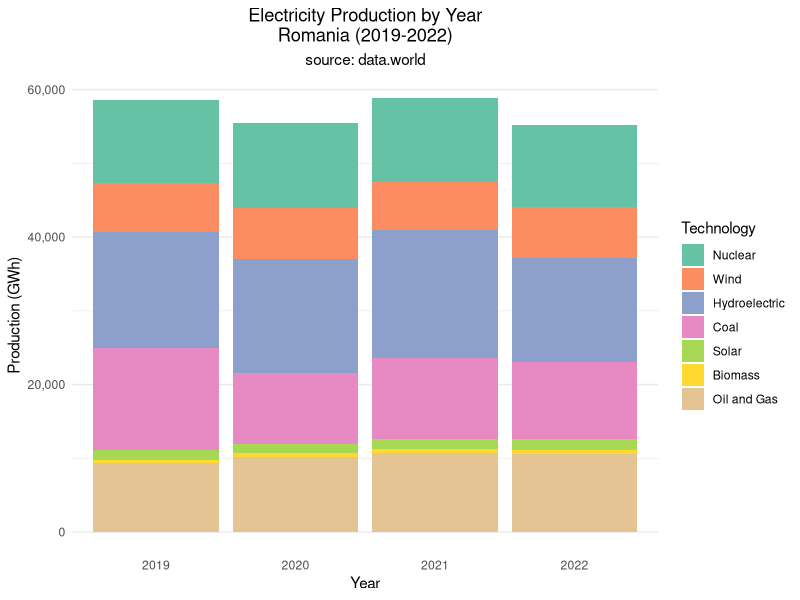
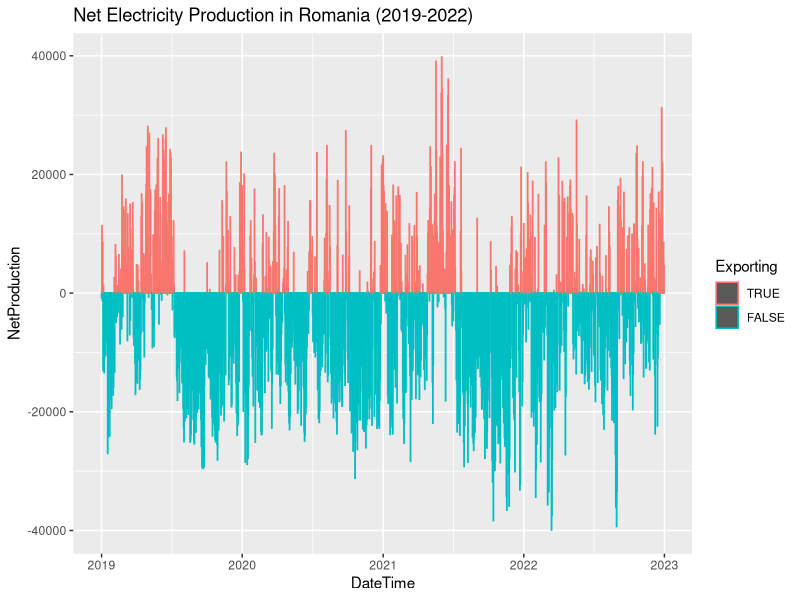
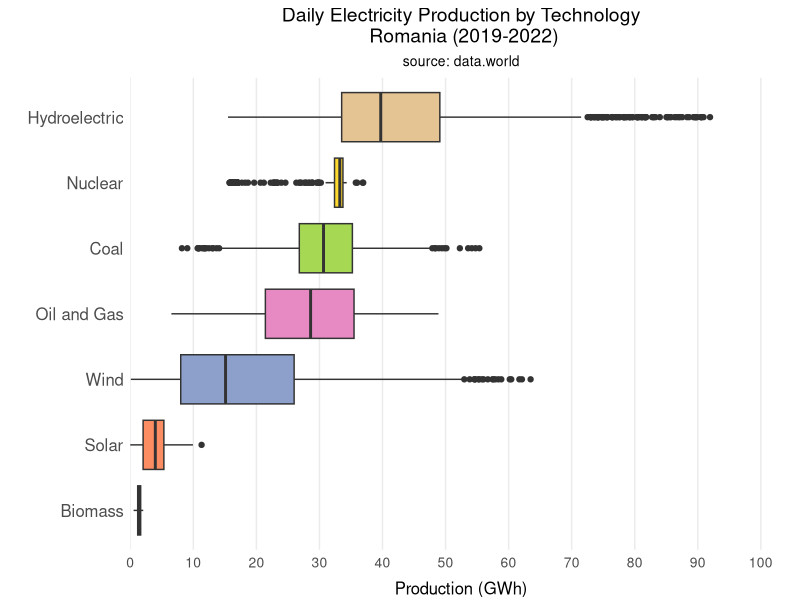
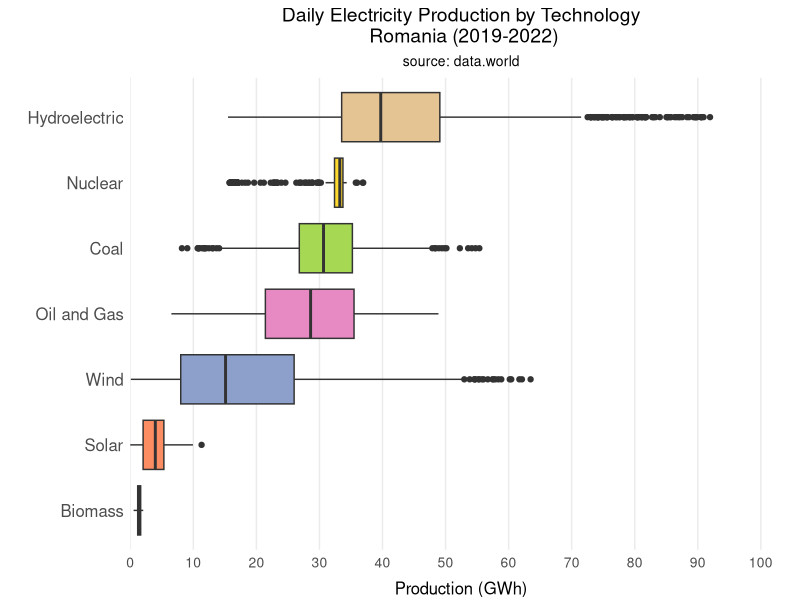

The R script that drew these images, in order:
## ---- chunk 1
#initial setup & files
library(RColorBrewer)
library(plyr)
library(reshape2)
library(tidyverse)

setwd("/Users/home/Downloads/5. Github Public Repos/Daily-Electricity-in-Romania--2019-2023--EDA")

romaniaElectricity <- read.csv("datasets/daily_electricity_data.csv")
romaniaElectricity <- romaniaElectricity %>%
  mutate(DateTime = as.Date(DateTime)) %>%
  filter(DateTime < "2023-01-01") #keeping the data exactly for 4 years (2019-2022)
## ---- chunk 2
#Total Production by Year

productionByYear <- romaniaElectricity %>%
  mutate(Year = format(DateTime, "%Y")) %>%
  group_by(Year) %>%
  mutate(Consumption = sum(Consumption),
    Production = sum(Production),
    Nuclear = sum(Nuclear),
    Wind = sum(Wind),
    Hydroelectric = sum(Hydroelectric),
    "Oil and Gas" = sum(Oil.and.Gas),
    Coal = sum(Coal),
    Solar = sum(Solar),
    Biomass = sum(Biomass)) %>%
  select(-DateTime, -Consumption, -Oil.and.Gas) %>%
  summarise_all(mean)

productionByYear <- melt(productionByYear, 
                         id.vars = c("Year", "Production"),
                         variable.name = "Technology",
                         value.name = "Technology_Production") %>%
  arrange(Year)

ggplot(productionByYear, aes(x = Year, y = Technology_Production / 1000, fill = Technology)) + 
  geom_bar(stat = "identity") +
  scale_y_continuous(labels = scales::comma) +
  labs(x = "Year",
       y = "Production (GWh)",
       title = "Electricity Production by Year\nRomania (2019-2022)",
       subtitle = "source: data.world") +
  scale_fill_brewer(palette = "Set2") + #take the first color of Set2
  theme_minimal() +
  theme(plot.title = element_text(hjust=0.5),
        plot.subtitle = element_text(hjust=0.5),
        panel.grid.major.x = element_blank())
## ---- chunk 3
#graph2 net electricity
netElectricity <- romaniaElectricity %>%
  select(DateTime, Production, Consumption) %>%
  mutate(NetProduction = Production - Consumption,
         Exporting = NetProduction > 0) %>%
  select(DateTime, NetProduction, Exporting) %>%
  mutate(Exporting = factor(Exporting, levels = c("TRUE", "FALSE")))


ggplot(netElectricity, aes(x = DateTime, y = NetProduction, color = Exporting)) + 
  geom_col() +
  labs(title = "Net Electricity Production in Romania (2019-2022)")
## ---- chunk 4
#graph3 production by technology
productionByTechnology <- melt(romaniaElectricity,
                               id.vars = c("DateTime", "Consumption", "Production"),
                               variable.name = "Technology",
                               value.name = "Technology_Production") %>%
  mutate(Technology_Production = Technology_Production / 1000) %>% #transform to GWh
  arrange(DateTime) %>%
  group_by(Technology) %>%
  mutate(Median_Production = median(Technology_Production)) %>%
  ungroup()

#changing one of the levels
productionByTechnology$Technology <- revalue(productionByTechnology$Technology,
                                             c("Oil.and.Gas" = "Oil and Gas"))

#sorting the levels in factor
productionByTechnology$Technology <- fct_reorder(productionByTechnology$Technology, productionByTechnology$Median_Production)

ggplot(productionByTechnology, aes(x = Technology_Production, y = Technology, fill = Technology)) +
  geom_boxplot() +
  scale_x_continuous(limits = c(0,105), 
                     breaks = c(0,10,20,30,40,50,60,70,80,90,100), 
                     expand = c(0,0)) +
  labs(title = "Daily Electricity Production by Technology\n Romania (2019-2022)",
       subtitle = "source: data.world",
       x = "Production (GWh)",
       y = "") + 
  scale_fill_brewer(palette = "Set2") +
  theme_minimal() +
  theme(plot.title = element_text(size = 14, hjust=0.5),
        plot.subtitle = element_text(size = 10, hjust=0.5),
        axis.text.y = element_text(size = 12),
        axis.text.x = element_text(size = 10),
        axis.title.x = element_text(size = 12, vjust = -0.5),
        legend.position = "none",
        panel.grid.minor.x = element_blank(),
        panel.grid.major.y = element_blank(),
        panel.grid.minor.y = element_blank())

#save the graph
ggsave("outputs/graph3.jpg", width = 1920, height = 1080, units = "px")
